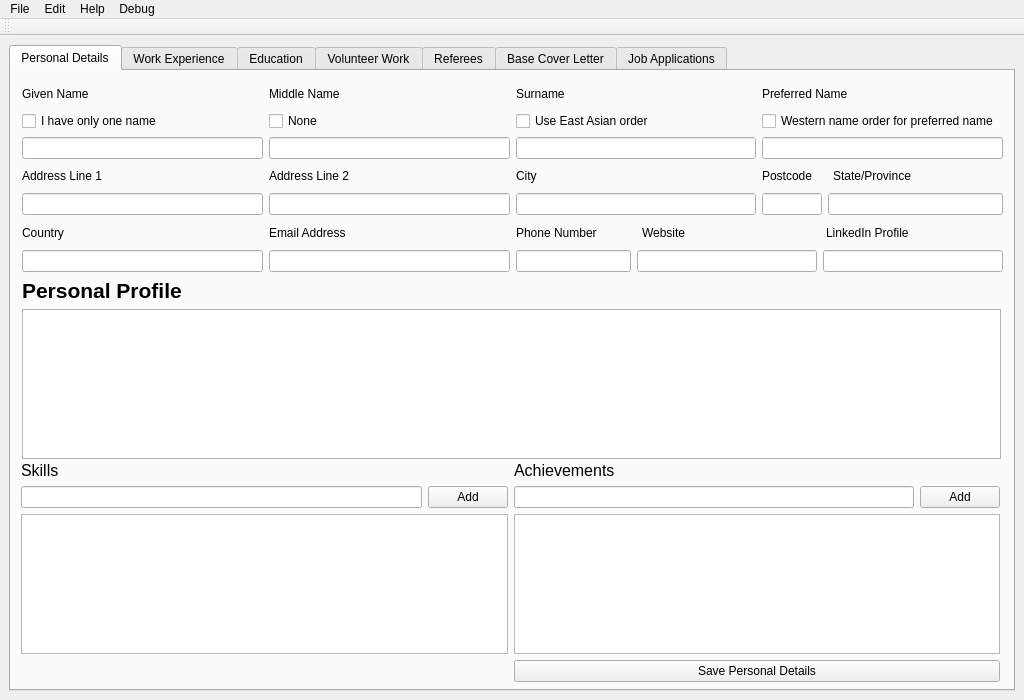
<?xml version="1.0" encoding="UTF-8"?>
<ui version="4.0">
 <class>MainWindow</class>
 <widget class="QMainWindow" name="MainWindow">
  <property name="geometry">
   <rect>
    <x>0</x>
    <y>0</y>
    <width>1024</width>
    <height>700</height>
   </rect>
  </property>
  <property name="minimumSize">
   <size>
    <width>1024</width>
    <height>700</height>
   </size>
  </property>
  <property name="windowTitle">
   <string>ApplyFast</string>
  </property>
  <widget class="QWidget" name="centralwidget">
   <layout class="QVBoxLayout" name="verticalLayout">
    <item>
     <widget class="QTabWidget" name="tabLayout">
      <property name="currentIndex">
       <number>0</number>
      </property>
      <widget class="QWidget" name="tabPersonalDetails">
       <attribute name="title">
        <string>Personal Details</string>
       </attribute>
       <widget class="QWidget" name="gridLayoutWidget">
        <property name="geometry">
         <rect>
          <x>11</x>
          <y>11</y>
          <width>981</width>
          <height>190</height>
         </rect>
        </property>
        <layout class="QGridLayout" name="gridLayout">
         <item row="0" column="0">
          <widget class="QLabel" name="label">
           <property name="text">
            <string>Given Name</string>
           </property>
          </widget>
         </item>
         <item row="0" column="1">
          <widget class="QLabel" name="label_2">
           <property name="text">
            <string>Middle Name</string>
           </property>
          </widget>
         </item>
         <item row="4" column="1">
          <widget class="QLabel" name="label_6">
           <property name="text">
            <string>Address Line 2</string>
           </property>
          </widget>
         </item>
         <item row="1" column="3">
          <widget class="QCheckBox" name="chkPreferWest">
           <property name="text">
            <string>Western name order for preferred name</string>
           </property>
          </widget>
         </item>
         <item row="4" column="3">
          <layout class="QHBoxLayout" name="horizontalLayout_2">
           <item>
            <widget class="QLabel" name="label_8">
             <property name="maximumSize">
              <size>
               <width>65</width>
               <height>16777215</height>
              </size>
             </property>
             <property name="text">
              <string>Postcode</string>
             </property>
            </widget>
           </item>
           <item>
            <widget class="QLabel" name="label_9">
             <property name="text">
              <string>State/Province</string>
             </property>
            </widget>
           </item>
          </layout>
         </item>
         <item row="4" column="0">
          <widget class="QLabel" name="label_5">
           <property name="text">
            <string>Address Line 1</string>
           </property>
          </widget>
         </item>
         <item row="5" column="1">
          <widget class="QLineEdit" name="txtAddress2"/>
         </item>
         <item row="3" column="3">
          <widget class="QLineEdit" name="txtPreferredName"/>
         </item>
         <item row="0" column="2">
          <widget class="QLabel" name="label_3">
           <property name="text">
            <string>Surname</string>
           </property>
          </widget>
         </item>
         <item row="5" column="3">
          <layout class="QHBoxLayout" name="horizontalLayout_3">
           <item>
            <widget class="QLineEdit" name="txtPostcode">
             <property name="maximumSize">
              <size>
               <width>60</width>
               <height>100</height>
              </size>
             </property>
             <property name="text">
              <string/>
             </property>
            </widget>
           </item>
           <item>
            <widget class="QLineEdit" name="txtState"/>
           </item>
          </layout>
         </item>
         <item row="0" column="3">
          <widget class="QLabel" name="label_4">
           <property name="text">
            <string>Preferred Name</string>
           </property>
          </widget>
         </item>
         <item row="5" column="0">
          <widget class="QLineEdit" name="txtAddress1"/>
         </item>
         <item row="3" column="1">
          <layout class="QHBoxLayout" name="horizontalLayout">
           <item>
            <widget class="QLineEdit" name="txtMiddleName">
             <property name="enabled">
              <bool>true</bool>
             </property>
            </widget>
           </item>
          </layout>
         </item>
         <item row="1" column="2">
          <widget class="QCheckBox" name="chkEastAsian">
           <property name="text">
            <string>Use East Asian order</string>
           </property>
          </widget>
         </item>
         <item row="5" column="2">
          <widget class="QLineEdit" name="txtCity"/>
         </item>
         <item row="1" column="1">
          <widget class="QCheckBox" name="chkNoMidName">
           <property name="text">
            <string>None</string>
           </property>
          </widget>
         </item>
         <item row="1" column="0">
          <widget class="QCheckBox" name="chkIsMononymous">
           <property name="text">
            <string>I have only one name</string>
           </property>
          </widget>
         </item>
         <item row="3" column="2">
          <widget class="QLineEdit" name="txtSurname"/>
         </item>
         <item row="6" column="0">
          <widget class="QLabel" name="label_10">
           <property name="text">
            <string>Country</string>
           </property>
          </widget>
         </item>
         <item row="3" column="0">
          <widget class="QLineEdit" name="txtGivenName"/>
         </item>
         <item row="4" column="2">
          <widget class="QLabel" name="label_7">
           <property name="text">
            <string>City</string>
           </property>
          </widget>
         </item>
         <item row="7" column="0">
          <widget class="QLineEdit" name="txtCountry"/>
         </item>
         <item row="6" column="1">
          <widget class="QLabel" name="label_11">
           <property name="text">
            <string>Email Address</string>
           </property>
          </widget>
         </item>
         <item row="7" column="1">
          <widget class="QLineEdit" name="txtEmail"/>
         </item>
         <item row="6" column="2" colspan="2">
          <layout class="QHBoxLayout" name="horizontalLayout_4">
           <item>
            <widget class="QLabel" name="label_12">
             <property name="maximumSize">
              <size>
               <width>120</width>
               <height>16777215</height>
              </size>
             </property>
             <property name="text">
              <string>Phone Number</string>
             </property>
            </widget>
           </item>
           <item>
            <widget class="QLabel" name="label_14">
             <property name="text">
              <string>Website</string>
             </property>
            </widget>
           </item>
           <item>
            <widget class="QLabel" name="label_13">
             <property name="text">
              <string>LinkedIn Profile</string>
             </property>
            </widget>
           </item>
          </layout>
         </item>
         <item row="7" column="2" colspan="2">
          <layout class="QHBoxLayout" name="horizontalLayout_5">
           <item>
            <widget class="QLineEdit" name="txtPhone">
             <property name="maximumSize">
              <size>
               <width>115</width>
               <height>16777215</height>
              </size>
             </property>
             <property name="text">
              <string/>
             </property>
            </widget>
           </item>
           <item>
            <widget class="QLineEdit" name="txtWebsite"/>
           </item>
           <item>
            <widget class="QLineEdit" name="txtLinkedIn"/>
           </item>
          </layout>
         </item>
        </layout>
       </widget>
       <widget class="QWidget" name="gridLayoutWidget_2">
        <property name="geometry">
         <rect>
          <x>10</x>
          <y>390</y>
          <width>979</width>
          <height>221</height>
         </rect>
        </property>
        <layout class="QGridLayout" name="gridLayout_2">
         <item row="0" column="1">
          <widget class="QLabel" name="label_17">
           <property name="font">
            <font>
             <family>Ubuntu</family>
             <pointsize>12</pointsize>
            </font>
           </property>
           <property name="text">
            <string>Achievements</string>
           </property>
          </widget>
         </item>
         <item row="1" column="0">
          <layout class="QHBoxLayout" name="horizontalLayout_6">
           <item>
            <widget class="QLineEdit" name="lineEdit_2"/>
           </item>
           <item>
            <widget class="QPushButton" name="pushButton">
             <property name="text">
              <string>Add</string>
             </property>
            </widget>
           </item>
          </layout>
         </item>
         <item row="0" column="0">
          <widget class="QLabel" name="label_16">
           <property name="font">
            <font>
             <family>Ubuntu</family>
             <pointsize>12</pointsize>
            </font>
           </property>
           <property name="text">
            <string>Skills</string>
           </property>
          </widget>
         </item>
         <item row="1" column="1">
          <layout class="QHBoxLayout" name="horizontalLayout_7">
           <item>
            <widget class="QLineEdit" name="lineEdit_3"/>
           </item>
           <item>
            <widget class="QPushButton" name="pushButton_2">
             <property name="text">
              <string>Add</string>
             </property>
            </widget>
           </item>
          </layout>
         </item>
         <item row="3" column="1">
          <widget class="QPushButton" name="btnSave">
           <property name="text">
            <string>Save Personal Details</string>
           </property>
          </widget>
         </item>
         <item row="2" column="0">
          <widget class="QListView" name="listView"/>
         </item>
         <item row="2" column="1">
          <widget class="QListView" name="listView_2"/>
         </item>
        </layout>
       </widget>
       <widget class="QWidget" name="layoutWidget">
        <property name="geometry">
         <rect>
          <x>11</x>
          <y>207</y>
          <width>979</width>
          <height>181</height>
         </rect>
        </property>
        <layout class="QVBoxLayout" name="verticalLayout_2">
         <item>
          <widget class="QLabel" name="label_15">
           <property name="font">
            <font>
             <pointsize>16</pointsize>
             <weight>75</weight>
             <bold>true</bold>
            </font>
           </property>
           <property name="text">
            <string>Personal Profile</string>
           </property>
          </widget>
         </item>
         <item>
          <widget class="QTextEdit" name="textPersonalProfile">
           <property name="html">
            <string>&lt;!DOCTYPE HTML PUBLIC &quot;-//W3C//DTD HTML 4.0//EN&quot; &quot;http://www.w3.org/TR/REC-html40/strict.dtd&quot;&gt;
&lt;html&gt;&lt;head&gt;&lt;meta name=&quot;qrichtext&quot; content=&quot;1&quot; /&gt;&lt;style type=&quot;text/css&quot;&gt;
p, li { white-space: pre-wrap; }
&lt;/style&gt;&lt;/head&gt;&lt;body style=&quot; font-family:'Ubuntu'; font-size:10pt; font-weight:400; font-style:normal;&quot;&gt;
&lt;p style=&quot;-qt-paragraph-type:empty; margin-top:0px; margin-bottom:0px; margin-left:0px; margin-right:0px; -qt-block-indent:0; text-indent:0px;&quot;&gt;&lt;br /&gt;&lt;/p&gt;&lt;/body&gt;&lt;/html&gt;</string>
           </property>
           <property name="acceptRichText">
            <bool>false</bool>
           </property>
          </widget>
         </item>
        </layout>
       </widget>
      </widget>
      <widget class="QWidget" name="tabWorkExp">
       <attribute name="title">
        <string>Work Experience</string>
       </attribute>
      </widget>
      <widget class="QWidget" name="tabEdu">
       <attribute name="title">
        <string>Education</string>
       </attribute>
      </widget>
      <widget class="QWidget" name="tabVolunteer">
       <attribute name="title">
        <string>Volunteer Work</string>
       </attribute>
      </widget>
      <widget class="QWidget" name="tabReferees">
       <attribute name="title">
        <string>Referees</string>
       </attribute>
      </widget>
      <widget class="QWidget" name="tab_2">
       <attribute name="title">
        <string>Base Cover Letter</string>
       </attribute>
      </widget>
      <widget class="QWidget" name="tabApplications">
       <attribute name="title">
        <string>Job Applications</string>
       </attribute>
      </widget>
     </widget>
    </item>
   </layout>
  </widget>
  <widget class="QMenuBar" name="menubar">
   <property name="geometry">
    <rect>
     <x>0</x>
     <y>0</y>
     <width>1024</width>
     <height>21</height>
    </rect>
   </property>
   <widget class="QMenu" name="menuFile">
    <property name="title">
     <string>File</string>
    </property>
    <addaction name="actionQuit"/>
   </widget>
   <widget class="QMenu" name="menuHelp">
    <property name="title">
     <string>Help</string>
    </property>
    <addaction name="actionAbout"/>
   </widget>
   <widget class="QMenu" name="menuEdit">
    <property name="title">
     <string>Edit</string>
    </property>
    <addaction name="actionUndo"/>
    <addaction name="actionRedo"/>
    <addaction name="separator"/>
    <addaction name="actionCut"/>
    <addaction name="actionCopy"/>
    <addaction name="actionPaste"/>
   </widget>
   <widget class="QMenu" name="menuDebug">
    <property name="title">
     <string>Debug</string>
    </property>
    <addaction name="actionPrint_Applicant_Details"/>
   </widget>
   <addaction name="menuFile"/>
   <addaction name="menuEdit"/>
   <addaction name="menuHelp"/>
   <addaction name="menuDebug"/>
  </widget>
  <widget class="QToolBar" name="toolBar">
   <property name="windowTitle">
    <string>toolBar</string>
   </property>
   <attribute name="toolBarArea">
    <enum>TopToolBarArea</enum>
   </attribute>
   <attribute name="toolBarBreak">
    <bool>false</bool>
   </attribute>
  </widget>
  <action name="actionQuit">
   <property name="text">
    <string>Quit</string>
   </property>
  </action>
  <action name="actionAbout">
   <property name="text">
    <string>About</string>
   </property>
  </action>
  <action name="actionUndo">
   <property name="text">
    <string>Undo</string>
   </property>
  </action>
  <action name="actionRedo">
   <property name="text">
    <string>Redo</string>
   </property>
  </action>
  <action name="actionCut">
   <property name="text">
    <string>Cut</string>
   </property>
  </action>
  <action name="actionCopy">
   <property name="text">
    <string>Copy</string>
   </property>
  </action>
  <action name="actionPaste">
   <property name="text">
    <string>Paste</string>
   </property>
  </action>
  <action name="actionPrint_Applicant_Details">
   <property name="text">
    <string>Print Applicant Details</string>
   </property>
  </action>
 </widget>
 <tabstops>
  <tabstop>txtGivenName</tabstop>
  <tabstop>txtMiddleName</tabstop>
  <tabstop>txtSurname</tabstop>
  <tabstop>txtPreferredName</tabstop>
  <tabstop>txtAddress1</tabstop>
  <tabstop>txtAddress2</tabstop>
  <tabstop>txtCity</tabstop>
  <tabstop>txtPostcode</tabstop>
  <tabstop>txtState</tabstop>
  <tabstop>txtCountry</tabstop>
  <tabstop>txtEmail</tabstop>
  <tabstop>txtPhone</tabstop>
  <tabstop>txtWebsite</tabstop>
  <tabstop>txtLinkedIn</tabstop>
  <tabstop>chkIsMononymous</tabstop>
  <tabstop>chkNoMidName</tabstop>
  <tabstop>chkEastAsian</tabstop>
  <tabstop>chkPreferWest</tabstop>
  <tabstop>textPersonalProfile</tabstop>
  <tabstop>lineEdit_2</tabstop>
  <tabstop>pushButton</tabstop>
  <tabstop>lineEdit_3</tabstop>
  <tabstop>pushButton_2</tabstop>
  <tabstop>listView</tabstop>
  <tabstop>listView_2</tabstop>
  <tabstop>btnSave</tabstop>
 </tabstops>
 <resources/>
 <connections/>
</ui>
